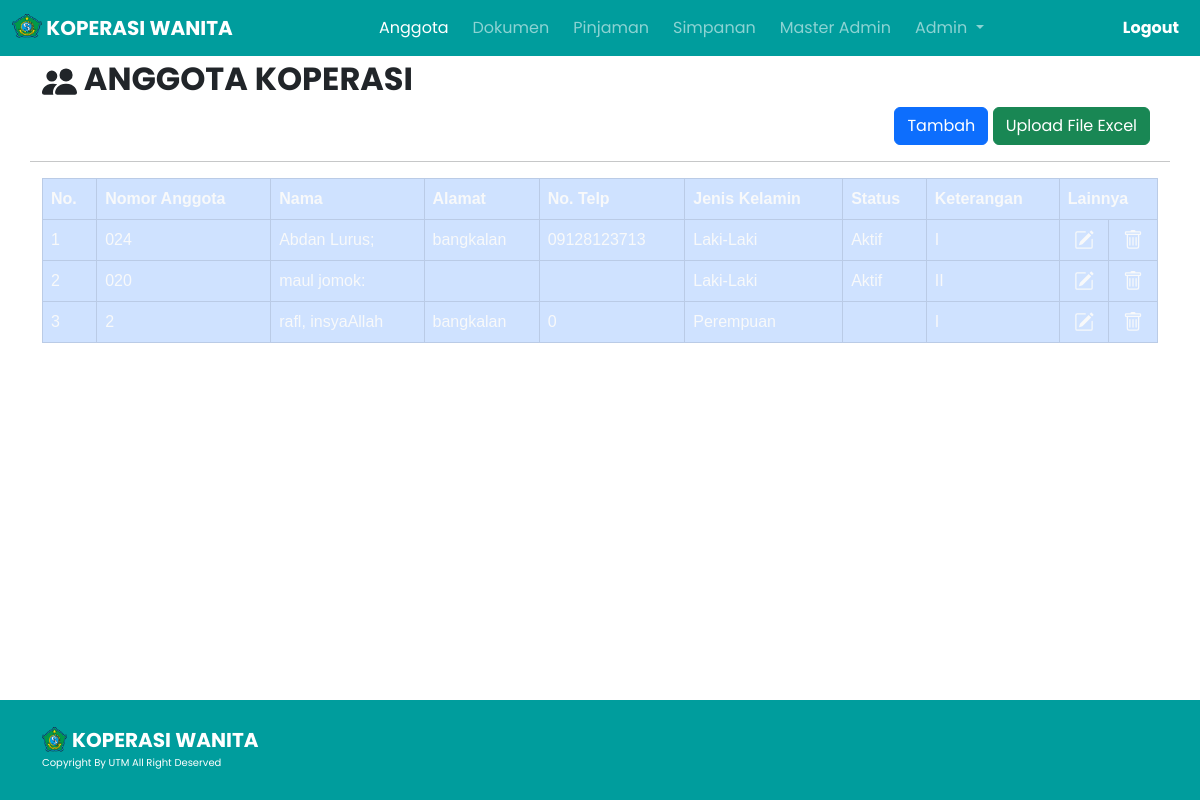
The page /admin/edit_anggota.php (signed in) on the database its author committed.
### tables this page shows
CREATE TABLE `set_web` (
  `id_set` int(11) NOT NULL,
  `nama_koperasi` varchar(128) DEFAULT NULL,
  `deskripsi_koperasi` varchar(1024) DEFAULT NULL,
  `alamat_koperasi` varchar(128) DEFAULT NULL,
  `telp_koperasi` varchar(128) DEFAULT NULL,
  `email_koperasi` varchar(128) DEFAULT NULL,
  `logo_koperasi` varchar(128) NOT NULL
);

CREATE TABLE `anggota` (
  `id` int(11) NOT NULL,
  `nomor_anggota` varchar(5) DEFAULT NULL,
  `koperasi_user` varchar(128) DEFAULT NULL,
  `nama` varchar(255) DEFAULT NULL,
  `username_user` varchar(128) DEFAULT NULL,
  `password_user` varchar(128) DEFAULT NULL,
  `NIK` varchar(128) DEFAULT NULL,
  `foto_anggota` varchar(1024) DEFAULT NULL,
  `jabatan_anggota` varchar(128) DEFAULT NULL,
  `unit` varchar(128) DEFAULT NULL,
  `keterangan` varchar(128) DEFAULT NULL,
  `alamat` text DEFAULT NULL,
  `nomor_telepon` varchar(20) DEFAULT NULL,
  `email` varchar(255) DEFAULT NULL,
  `tempat_lahir` varchar(100) DEFAULT NULL,
  `tanggal_lahir` date DEFAULT NULL,
  `jenis_kelamin` enum('Laki-Laki','Perempuan') DEFAULT NULL,
  `status_anggota` enum('Aktif','Tidak Aktif') DEFAULT NULL,
  `last_update` int(128) DEFAULT NULL
);

### navbar/title.php (called while the page is built, shortened)
<?php
$koperasi = select("SELECT * FROM set_web");
?>

### admin/edit_anggota.php (the view, shortened to what this page needs)
<?php
include '../database.php';
function select($query) {
    global $db;
    $result = mysqli_query($db, $query);
    $rows = [];
    while ($row = mysqli_fetch_assoc($result)) {
        $rows[] = $row;
    }
    return $rows;
}
$data_anggota = select("SELECT * FROM anggota");
?>
<!doctype html>
<html lang="en">
  <head>
    <link href="https://cdn.jsdelivr.net/npm/bootstrap@5.0.2/dist/css/bootstrap.min.css" rel="stylesheet">
    <link rel="stylesheet" href="https://cdn.datatables.net/2.0.0/css/dataTables.bootstrap5.css">
    <link rel="stylesheet" href="https://cdn.datatables.net/buttons/3.0.1/css/buttons.dataTables.css">
    <link rel="stylesheet" href="https://cdnjs.cloudflare.com/ajax/libs/twitter-bootstrap/5.3.0/css/bootstrap.min.css">
    <link rel="stylesheet" href="../css/simpanancss.css">
    <?php
    include '../navbar/title.php'
    ?>
  </head>
  <body>
<?php
include '../navbar/nav_admin.php';
?>
    <section id="hero">
        <div class="container">
            <div class="row h-100">
                <h2 style="font-family: Poppins;"><b> ANGGOTA KOPERASI</b></h2>
                    <div class="container">
                        <div class="row">
                            <div class="col mb-3 me-2 text-end">
                                <button type="button" class="btn btn-primary" data-bs-toggle="modal" data-bs-target="#form_tambah" style="font-family: Poppins;">
                                Tambah
                                </button>
                                <button type="button" class="btn btn-success" data-bs-toggle="modal" data-bs-target="#form_upload" style="font-family: Poppins;">
                                Upload File Excel
                                </button>
                            </div>
                        </div>
                    </div>
                        <hr>
                        <div class="col-md-12 hero-tagline my-auto mx-auto table-responsive align-items-center">
                        <table class="table table-primary table-bordered display nowrap" id="tabledoc" style="width:100%">
                        <thead style="background-color: #007070;">
                            <tr>
                                <th class="text-start text-light">No.</th>
                                <th class="text-start text-light">Nomor Anggota</th>
                                <th class="text-start text-light">Nama </th>
                                <th class="text-start text-light">Alamat</th>
                                <th class="text-start text-light">No. Telp</th>
                                <th class="text-start text-light">Jenis Kelamin</th>
                                <th class="text-start text-light">Status</th>
                                <th class="text-start text-light">Keterangan</th>
                                <th class="text-light" colspan="2">Lainnya</th>
                            </tr>
                        </thead>
                        <tbody style="background-color: #009D9D;">
                            <?php
                                $no = 1;
                            ?>
                            <?php
                            foreach ($data_anggota as $anggota): ?>
                            <tr>
                                <td class="text-start text-light"><?= $no++; ?></td>
                                <td class="text-start text-light"><?= $anggota['nomor_anggota']; ?></td>
                                <td class="text-start text-light"><?= $anggota['nama']; ?></td>
                                <td class="text-start text-light"><?= $anggota['alamat']; ?></td>
                                <td class="text-start text-light"><?= $anggota['nomor_telepon']; ?></td>
                                <td class="text-start text-light"><?= $anggota['jenis_kelamin']; ?></td>
                                <td class="text-start text-light"><?= $anggota['status_anggota']; ?></td>
                                <td class="text-start text-light"><?= $anggota['unit']; ?></td>
                                <td class="text-center text-light"><span class="xedit" data-bs-toggle="modal"  data-bs-target="#form_tambah<?php echo $anggota['id'] ?>"></span></td>
                                <td class="text-center text-light"><span class="xdelete" data-bs-toggle="modal" data-bs-target="#staticBackdrop<?php echo $anggota['id'] ?>"></span></td>
                            </tr>
                            <?php endforeach; ?>
                        </tbody>
                    </table>
                </div>
            </div>
        </div>
    </section>
    <?php
        include '../footer/footer.php'
    ?>
  </body>
</html>

### navbar/nav_admin.php (shortened to what this page needs)
<?php
$koperasi = select("SELECT * FROM set_web");
foreach ($koperasi as $koperasiku):
?>
<nav class="navbar navbar-expand-lg navbar-dark position-fixed w-100" style="background-color: #009D9D; ">
        <div class="container-fluid">
        <a class="navbar-brand" href="./edit_anggota.php">
            <img src="../assets/img/<?=$koperasiku['logo_koperasi'];?>" alt="" width="30" height="24" class="d-inline-block align-text-top">
            <?=$koperasiku['nama_koperasi'];?></a>
        <div class="collapse navbar-collapse" id="navbarNav">
            <ul class="navbar-nav mx-auto">
                <li class="nav-item">
                    <a class="nav-link <?php if (basename($_SERVER['PHP_SELF']) == 'edit_anggota.php') echo 'active'; ?> mx-1" href="./edit_anggota.php">Anggota</a>
                </li>
                <li class="nav-item">
                    <a class="nav-link <?php if (basename($_SERVER['PHP_SELF']) == 'tambah_materi.php') echo 'active'; ?> mx-1" href="./tambah_materi.php">Dokumen</a>
                </li>
                <li class="nav-item">
                    <a class="nav-link <?php if (basename($_SERVER['PHP_SELF']) == 'pinjaman.php') echo 'active'; ?> mx-1" href="./pinjaman.php">Pinjaman</a>
                </li>
                <li class="nav-item">
                    <a class="nav-link <?php if (basename($_SERVER['PHP_SELF']) == 'simpanan.php') echo 'active'; ?> mx-1" href="./simpanan.php">Simpanan</a>
                </li>
                <li class="nav-item">
                    <a class="nav-link <?php if (basename($_SERVER['PHP_SELF']) == 'pihak3.php') echo 'active'; ?> mx-1" href="./pihak3.php">Master Admin</a>
                </li>
                <?php
                if(isset($_SESSION['IsAdmin'])) {
                    ?>
                    <li class="nav-item dropdown"  onmouseover="showDropdown()" onmouseout="hideDropdown()">
                        <a class="nav-link dropdown-toggle <?php if (basename($_SERVER['PHP_SELF']) == 'set_web.php') echo 'active'; ?> mx-1" href="#" id="navbarDropdownMenuLink" role="button" data-bs-toggle="dropdown" aria-expanded="false">
                            Admin
                        </a>
                    </li>
                    <?php
                } else {
                }
                ?>
            </ul>
            <?php
            if(isset($_SESSION['IsAdmin'])) {
                ?>
                <div><button class="btn btn-outline-danger btn-sm link-up" data-bs-toggle="modal" data-bs-target="#logoutAkun">Logout</button></div>
                <?php
            } else {
                ?>
                <div><button class="button-primary"><a class="link-up" href="../admin.php">Masuk</a></button></div>
                <?php
            }
            ?>
            </div>
        </div>
    </nav>
<?php
endforeach;
?>

### footer/footer.php (shortened to what this page needs)
<?php
$koperasi = select("SELECT * FROM set_web");
foreach ($koperasi as $koperasiku):
?>
<footer class="d-flex align-items-center">
        <div class="container-fluid ">
            <div class="container">
                <div class="row">
                    <div class="col-md-7 d-flex align-items-center">
                        <img class="imgfoot" src="../assets/img/<?=$koperasiku['logo_koperasi'];?>" alt="">
                        <a href="../index.php"><?= $koperasiku['nama_koperasi']; ?></a>
                    </div>
                </div>
                <div class="row  copyright  ">
                    <div class="col-12">
                        <p>Copyright By UTM All Right Deserved</p>
                    </div>
                </div>
            </div>
        </div>
    </footer>
    <?php
endforeach;
?>

### css/simpanancss.css (style rules this page uses)
body { font-family: 'Poppins', sans-serif; min-height: 100vh; display: flex; flex-direction: column; }
.navbar { z-index: 3; }
* { z-index: 2; }
.navbar-brand { font-weight: 700 ; }
.nav-link { font-size: 16px; }
.link-up { text-decoration: none; font-size: 16px; color: white; border-color: #009D9D; font-weight: bold; }
#hero { font-family: Arial; margin-top: 5%; height: 100%; width: 100%; margin-bottom: 5%; }
footer { width: 100%; height: 100px; padding-top: 10px; margin-top: auto; background: #009D9D; }
.imgfoot { width: 25px; height: 25px; margin-right: 5px; }
.copyright { text-align: left; color: white; font-size: 10px; }
footer a { font-family: Poppins; font-style: normal; font-weight: bold; font-size: 20px; line-height: 30px; color: white; text-decoration: none; }

### rows shown on the page
set_web: logo_koperasi (picture), nama_koperasi "KOPERASI WANITA"
anggota: nomor_anggota "024", nama "Abdan Lurus;", alamat "bangkalan", nomor_telepon "09128123713", jenis_kelamin "Laki-Laki", status_anggota "Aktif"
anggota: nomor_anggota "020", nama "maul jomok:", jenis_kelamin "Laki-Laki", status_anggota "Aktif", unit "II"
anggota: nomor_anggota "2", nama "rafl, insyaAllah", alamat "bangkalan", nomor_telepon "0", jenis_kelamin "Perempuan"
